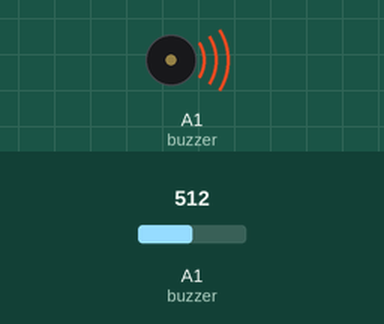
Recording of a sketch running on a simulated Arduino Uno, built with avr-gcc and run on an emulated ATmega328P. Shown: buzzer (waves = sounding). The inputs (shaded band) are chosen by the test bench; at power-on: A1 (buzzer) = 512.

Above: at 1.9 s.
2.0 s: A1 (buzzer) set to 411
6.2 s: A1 (buzzer) set to 386
At 7.1 s:
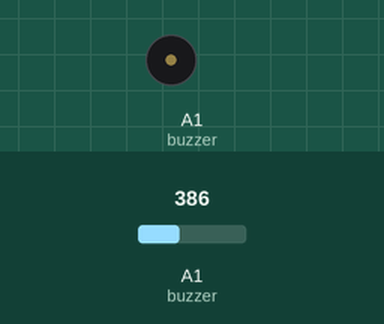
8.0 s: A1 (buzzer) set to 410
At 8.3 s:
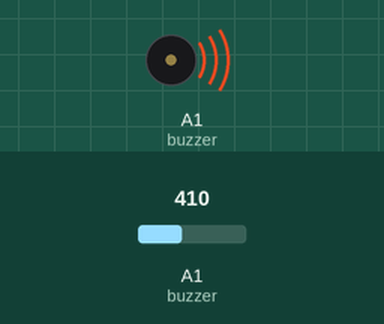
12.2 s: A1 (buzzer) set to 390
At 12.8 s:
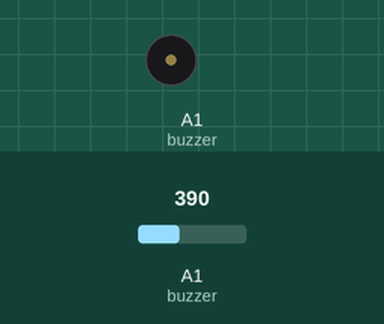
Timing chart, 0 to 14.8 s (numbered marks = the images above; inputs shaded):
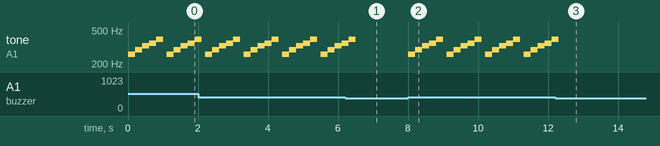

Measured:
- the behaviour switches between 400 and 399 on A1 (buzzer) (found by bisection; images 0 and 1)
- after the input at 6.2 s, tone on A1 (buzzer): goes on until 6.5 s, then stays silent
- after the input at 8.0 s, tone on A1 (buzzer): silent → 261 Hz at once, then repeats every 1.1 s: 293 Hz 0.20 s, 329 Hz 0.20 s, 349 Hz 0.20 s, 392 Hz 0.20 s, silent 0.10 s, 261 Hz 0.20 s
- after the input at 12.2 s, tone on A1 (buzzer): goes on until 12.3 s, then stays silent
- by itself, tone on A1 (buzzer): repeats every 1.1 s: 261 Hz 0.20 s, 293 Hz 0.20 s, 329 Hz 0.20 s, 349 Hz 0.20 s, 392 Hz 0.20 s, silent 0.10 s

The sketch:

13.ino
```cpp
const int buzzer = A1;
const int knockSensor = A1;
const int threshold = 400;

int sensorReading = 0;

void setup() {
  // put your setup code here, to run once:
  pinMode(buzzer,INPUT);
}

void loop() {
  // put your main code here, to run repeatedly:
  pinMode(buzzer,INPUT);
  sensorReading = analogRead(knockSensor);
  if(sensorReading>=threshold)
  {
    pinMode(buzzer,OUTPUT);
    tone(buzzer,261);
    delay(200);
    noTone(buzzer);
    tone(buzzer,293);
    delay(200);
    noTone(buzzer);
    tone(buzzer,329);
    delay(200);
    noTone(buzzer);
    tone(buzzer,349);
    delay(200);
    noTone(buzzer);
    tone(buzzer,392);
    delay(200);
    noTone(buzzer);
  }
  delay(100);
}
```
